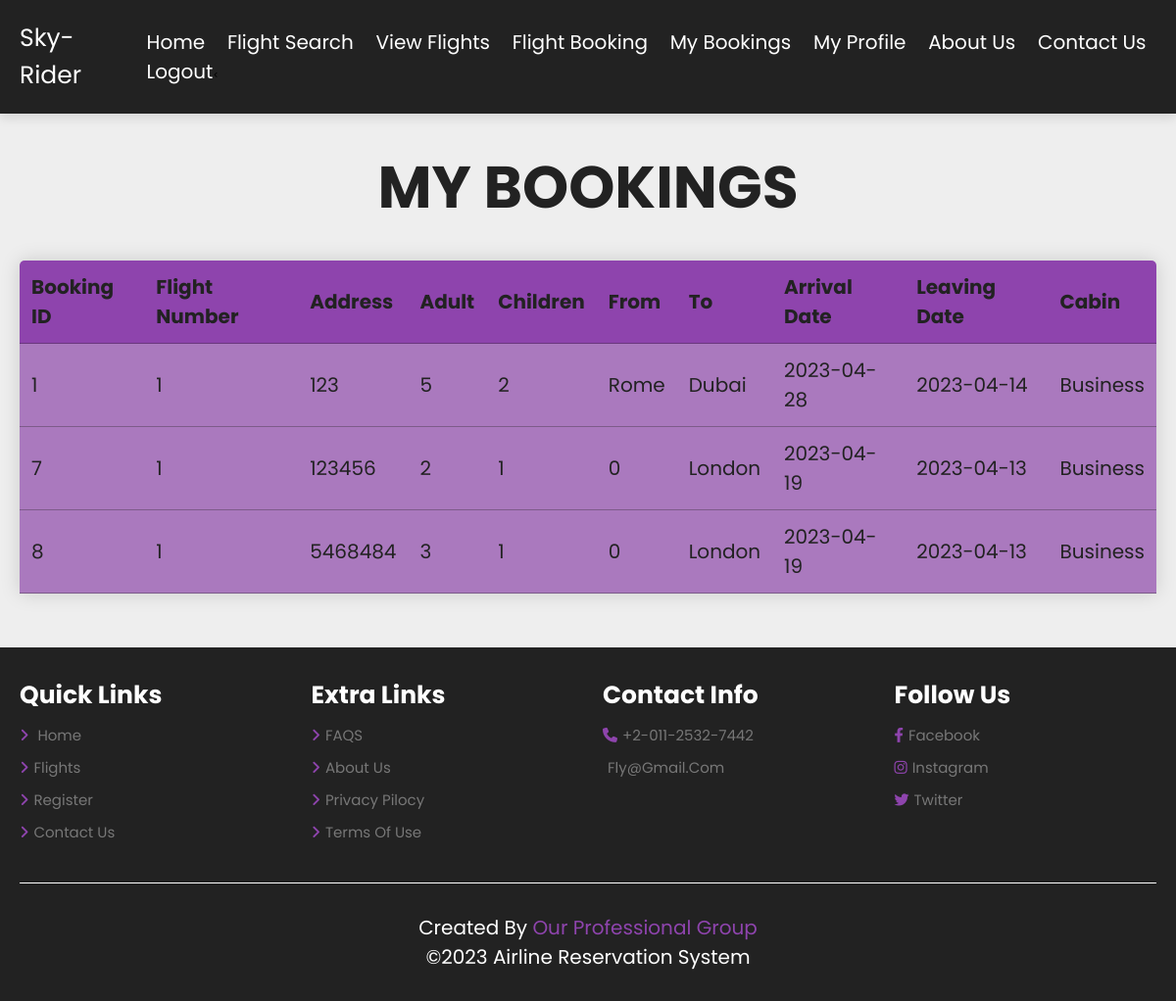
Page /my-bookings.php (signed in) on the committed database.
### tables this page shows
CREATE TABLE `book_form` (
  `id` int(255) NOT NULL,
  `name` varchar(255) NOT NULL,
  `email` varchar(255) NOT NULL,
  `flight_number` int(255) NOT NULL,
  `address` varchar(255) NOT NULL,
  `adult` int(255) NOT NULL,
  `children` int(255) NOT NULL,
  `from` varchar(255) NOT NULL,
  `to` varchar(255) NOT NULL,
  `arrivals` date NOT NULL,
  `leaving` date NOT NULL,
  `cabin` varchar(255) NOT NULL
);

### my-bookings.php (the view, shortened to what this page needs)
<?php
$dbhost = 'localhost';
$dbname = 'airline';
$dbuser = 'root';
$dbpass = '';
$conn = new PDO("mysql:host=$dbhost;dbname=$dbname", $dbuser, $dbpass);
$email = $_SESSION['email'];
$stmt = $conn->prepare("SELECT * FROM book_form WHERE email = :email");
$stmt->bindParam(':email', $email);
$stmt->execute();
$bookings = $stmt->fetchAll(PDO::FETCH_ASSOC);
?>
<!DOCTYPE html>
<html lang="en">
<head>
<link rel="stylesheet" href="https://cdn.jsdelivr.net/npm/swiper@9/swiper-bundle.min.css"/>
<link rel="stylesheet" href="https://cdnjs.cloudflare.com/ajax/libs/font-awesome/6.4.0/css/all.min.css">
<link rel="stylesheet" href="css/test2.css">
</head>
<body>
<section class="header">
    <a href="home-user.php" class="logo">Sky-Rider</a>
    <nav class="navbar">
                <a href="home-user.php">Home</a>
				<a href="flight-search.php">Flight Search</a>
                <a href="view-flights.php">View Flights</a>
				<a href="flight-booking.php">Flight Booking</a>
				<a href="my-bookings.php">My Bookings</a>
				<a href="my-profile.php">My Profile</a>
				<a href="about-us-user.php">About Us</a>
				<a href="contact-us-user.php">Contact Us</a>
				<a href="home.php">Logout</a><
	</nav>
</section>
<section class="my-bookings">
    <h1 class="heading-title">My Bookings</h1>
    <div class="container">
        <table class="table">
        <tr>
                <th>Booking ID</th>
                <th>Flight Number</th>
                <th>Address</th>
                <th>Adult</th>
                <th>Children</th>
                <th>From</th>
                <th>To</th>
                <th>Arrival Date</th>
                <th>Leaving Date</th>
                <th>Cabin</th>
            </tr>
            <?php foreach ($bookings as $booking): ?>
            <tr>
                <td><?php echo $booking['id']; ?></td>
                <td><?php echo $booking['flight_number']; ?></td>
                <td><?php echo $booking['address']; ?></td>
                <td><?php echo $booking['adult']; ?></td>
                <td><?php echo $booking['children']; ?></td>
                <td><?php echo $booking['from']; ?></td>
                <td><?php echo $booking['to']; ?></td>
                <td><?php echo $booking['arrivals']; ?></td>
                <td><?php echo $booking['leaving']; ?></td>
                <td><?php echo $booking['cabin']; ?></td>
            </tr>
            <?php endforeach; ?>
        </table>
    </div>
</section>
<section class="footer">
	  <div class="box-container">
	        <div class="box">
	            <h3>Quick Links</h3>
                <a href="home-user.php"> <i class="fas fa-angle-right"></i> home</a>
            <a href="flight-search.php"> <i class="fas fa-angle-right"></i>Flights</a>
            <a href="register.php"> <i class="fas fa-angle-right"></i>Register</a>
            <a href="contact-us-user.php"> <i class="fas fa-angle-right"></i>contact Us</a>
	        </div>
	        <div class="box">
	            <h3>Extra Links</h3>
	            <a href="#"> <i class="fas fa-angle-right"></i>FAQS</a>
	            <a href="about-us-user.php"> <i class="fas fa-angle-right"></i>about us</a>
	            <a href="#"> <i class="fas fa-angle-right"></i>privacy pilocy</a>
	            <a href="#"> <i class="fas fa-angle-right"></i>terms of use</a>
	        </div>
	        <div class="box">
	            <h3>Contact Info</h3>
	            <a href="#"> <i class="fas fa-phone"></i>+2-011-2532-7442</a>
	            <a href="#"> <i class="fas fa-email"></i>fly@gmail.com</a>
	        </div>
	        <div class="box">
	            <h3>Follow Us</h3>
	            <a href="#"> <i class="fab fa-facebook-f"></i>facebook</a>
	            <a href="#"> <i class="fab fa-instagram"></i>instagram</a>
	            <a href="#"> <i class="fab fa-twitter"></i>twitter</a>
	        </div>
	    </div>
	    <div class="credit"> Created by <span>our professional group</span>  <br>
		  &copy;2023 Airline Reservation System
		</div>
	</section>

### css/test2.css (style rules this page uses)
:root { --main-color:#8e44ad; --black:#222; --white:#222; --light-black: #777; --light-white:#fff9; --dark-bg:rgba(0,0,0,.7); --light-bg: #eee; --border:.1rem solid var(--black); --box-shadow:0 .5rem 1rem rgba(0,0,0,.1); --text-shadow:0 1.5rem 3rem rgba(0,0,0,.3); --text-shadow-2:0 1.5rem 3rem rgba(0, 0, 0, 0.584); }
* { font-family: 'Poppins', sans-serif; margin: 0; padding: 0; box-sizing: border-box; outline: none; border:none; text-decoration: none; text-transform: capitalize; }
html { font-size:62.5%; overflow-x: hidden; }
section { padding:5rem 10%; }
.header { position: sticky; top:0; left:0; right:0; z-index:1000; background-color: var(--white); display: flex; padding-top: 2rem; padding-bottom: 2rem; box-shadow: var(--box-shadow); align-items: center; justify-content: space-between; }
.heading-title { text-align: center; margin-bottom: 3rem; font-size: 6rem; text-transform: uppercase; color:var(--black); }
.header .logo { font-size: 2.5rem; color:white; }
.header .navbar a { font-size: 2rem; margin-left: 2rem; color:white; }
.table { border-collapse: collapse; width: 100%; margin: 25px 0; font-size: 0.9em; min-width: 400px; border-radius: 5px 5px 0 0; overflow: hidden; box-shadow: 0 0 20px rgba(0, 0, 0, 0.15); }
.table th, .table td { padding: 12px; text-align: left; border-bottom: 1px solid #1e1b1b51; }
.table th { background-color:var(--main-color); color: var(--black); }
.table td { padding: 12px; text-align: left; border-bottom: 1px solid #1e1b1b51; background-color: #aa79be; }
.my-bookings { color: var(--black); background-color: var(--light-bg); }
.table { border-collapse: collapse; width: 100%; margin: 25px 0; font-size: 2em; min-width: 400px; border-radius: 5px 5px 0 0; overflow: hidden; box-shadow: 0 0 20px rgba(0, 0, 0, 0.15); }
.footer { background: var(--white); background-size: cover; background-position: center; }
.footer .box-container { display: grid; grid-template-columns: repeat(auto-fit, minmax(25rem, 1fr)); gap: 3rem; }
.footer .box-container .box h3 { color:white; font-size:2.5rem ; padding-bottom: 1rem; display: block; }
.footer .box-container .box a { color:var(--light-black); font-size:1.5rem ; padding-bottom: 1rem; display: block; }
.footer .box-container .box a i { color:var(--main-color); padding-right: .5rem; transition: .2s linear; }
.footer .credit { text-align: center; padding-top: 3rem; margin-top: 3rem; border-top: .1rem solid white; font-size: 2rem; color: white; }
.footer .credit span { color:var(--main-color); }
@media (max-width:1200px) { section { padding: 3rem 5%; } }
section { padding: 3rem 2rem; }

### rows in the picture
book_form: id "1", flight_number "1", address "123", adult "5", children "2", from "Rome", to "Dubai", arrivals "2023-04-28", leaving "2023-04-14", cabin "Business"
book_form: id "7", flight_number "1", address "123456", adult "2", children "1", from "0", to "London", arrivals "2023-04-19", leaving "2023-04-13", cabin "Business"
book_form: id "8", flight_number "1", address "5468484", adult "3", children "1", from "0", to "London", arrivals "2023-04-19", leaving "2023-04-13", cabin "Business"
